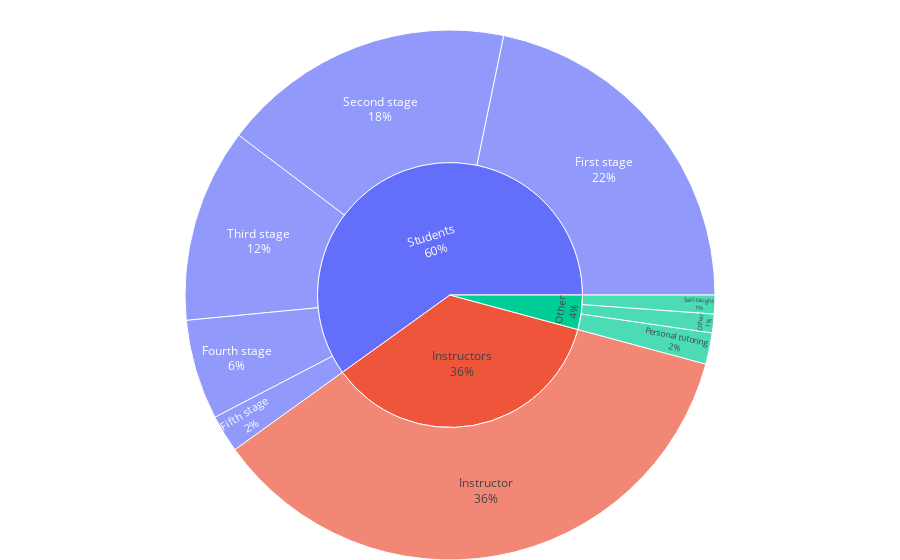

Here is the notebook cell this chart was saved with:
### Code cell
import plotly.io as pio

fig = px.sunburst(delta_df, path=['group', 'learning_stage'])
fig.update_layout(
    margin=dict(t=30, l=0, r=0, b=0),
    sunburstcolorway=['#636efa', '#EF553B', '#00cc96', '#ab63fa', '#19d3f3', '#FFA15A', '#FF6692', '#B6E880', '#FF97FF', '#FECB52']
)
fig.update_traces(
    textinfo="label+percent root",
    hovertemplate="%{label}<br>%{percentRoot:.2f}%<br>Count: %{value}"
)
fig.show()
pio.write_image(fig, 'grouped_pie_chart.png', width=400, height=400, scale=3)

### Figure 1 — Plotly figure (JSON) as saved in the notebook; plotly's stock layout.template omitted (floating-point values rounded to 4 significant figures)
{"data": [{"branchvalues": "total", "domain": {"x": [0, 1], "y": [0, 1]}, "hovertemplate": "%{label}<br>%{percentRoot:.2f}%<br>Count: %{value}", "ids": ["Students/Fifth stage", "Students/First stage", "Students/Fourth stage", "Instructors/Instructor", "Other/Other", "Other/Personal tutoring", "Students/Second stage", "Other/Self-taught", "Students/Third stage", "Instructors", "Other", "Students"], "labels": ["Fifth stage", "First stage", "Fourth stage", "Instructor", "Other", "Personal tutoring", "Second stage", "Self-taught", "Third stage", "Instructors", "Other", "Students"], "name": "", "parents": ["Students", "Students", "Students", "Instructors", "Other", "Other", "Students", "Other", "Students", "", "", ""], "textinfo": "label+percent root", "type": "sunburst", "values": [6, 57, 16, 94, 3, 5, 47, 3, 31, 94, 11, 157]}], "layout": {"legend": {"tracegroupgap": 0}, "margin": {"b": 0, "l": 0, "r": 0, "t": 30}, "sunburstcolorway": ["#636efa", "#EF553B", "#00cc96", "#ab63fa", "#19d3f3", "#FFA15A", "#FF6692", "#B6E880", "#FF97FF", "#FECB52"]}}
